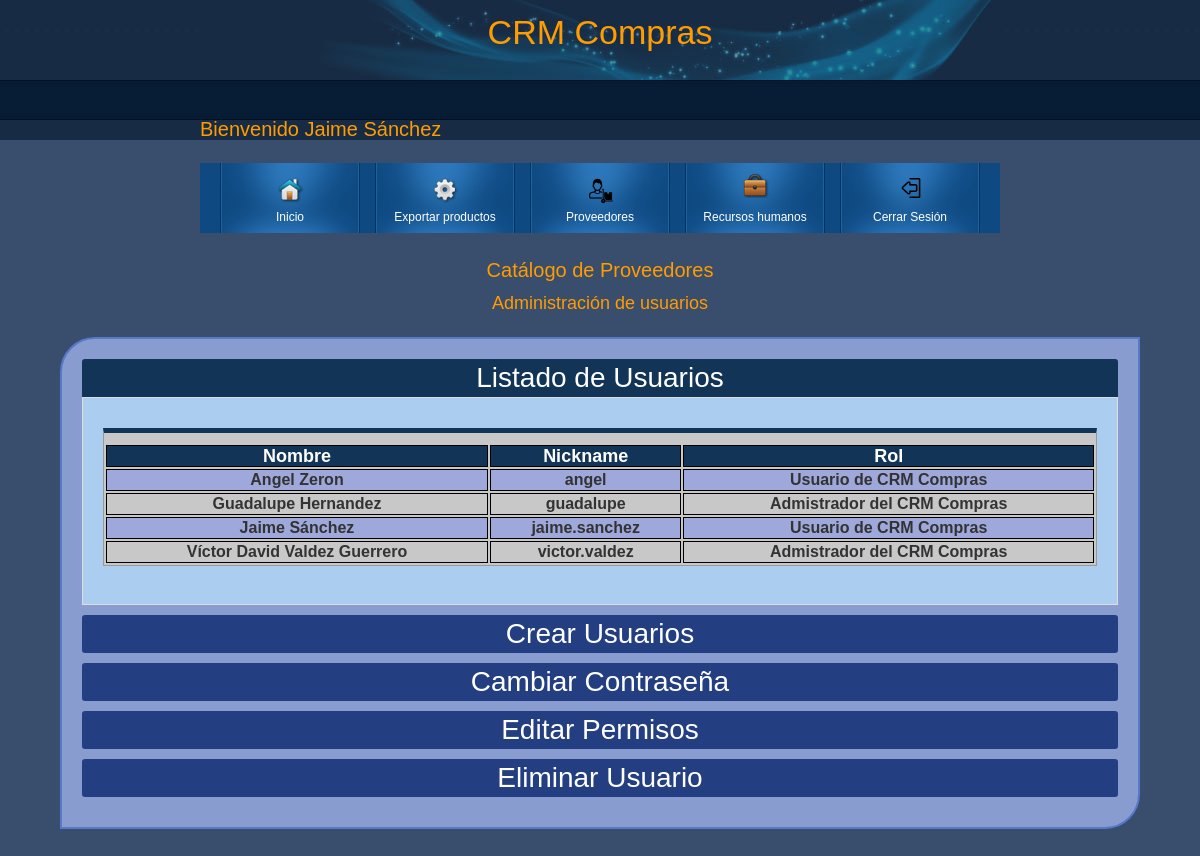
The page /CRMcompras/gestionUsuarios.php (signed in) on the database its author committed.
### tables this page shows
CREATE TABLE `usuarios` (
  `id` int(11) NOT NULL COMMENT 'Id de usuario',
  `username` varchar(20) NOT NULL COMMENT 'nick de usuario',
  `password` varchar(32) NOT NULL COMMENT 'contraseña',
  `nombre` varchar(50) NOT NULL COMMENT 'Nombre completo del usuario',
  `admin` tinyint(1) NOT NULL
);

### CRMcompras/gestionUsuarios.php (the view, shortened to what this page needs)
<?php
  include "cabecera.php";
?>
</head>
<body>
<?php
if ($_SESSION['nombre'])
{
?>
<center>
<h3>Cat&aacute;logo de Proveedores</h3>
<h4>Administración de usuarios </h4>
</center>
<div class="accordionWrapper">
 <div class="accordionItem open" id="ai0">
<h2 class="accordionItemHeading" onclick="toogleAc('ai0');">Listado de Usuarios</h2>
<div class="accordionItemContent">
 <form name="crearUsuarioForm" method="POST" action="save.php">
       <table class="tabla" width="100%" style="text-align: center; padding-top: 1%; border-top: 5px solid #123456; margin-top: 1%;">
              <tr>
                <th>Nombre</th>
                <th>Nickname</th>
                <th>Rol</th>
              </tr>
              <?php
                 $query="select nombre, username, admin from usuarios order by nombre";
                 $resultado=mysql_query($query);
                 while ($fila = mysql_fetch_assoc($resultado)) {
                  $rol="Usuario de CRM Compras";
                  if ($fila['admin']==1)
                  {
                   $rol="Admistrador del CRM Compras";
                  }
                  ?>
              <tr>
               <td><b><?= utf8_encode($fila['nombre']); ?></b></td>
                <td><b><?= $fila['username']; ?></b></td>
                <td><b><?= $rol; ?></b></td>
              </tr>
             <?php } ?>
      </table>
              <br>
 </form>
</div>
</div>
<div class="accordionItem close" id="ai1">
<h2 class="accordionItemHeading" onclick="toogleAc('ai1');">Crear Usuarios</h2>
</div>
  <div class="accordionItem close" id="ai2">
  <h2 class="accordionItemHeading" onclick="toogleAc('ai2');">Cambiar Contraseña</h2>
  </div>
<div class="accordionItem close" id="ai3">
<h2 class="accordionItemHeading" onclick="toogleAc('ai3');">Editar Permisos</h2>
</div>
<div class="accordionItem close" id="ai4">
<h2 class="accordionItemHeading" onclick="toogleAc('ai4');">Eliminar Usuario</h2>
</div>
    <div style="height: 10px"></div>
</div>
<br><br>
<br>
<?php
 }
 else {
header('Location: index.php');
exit;
 }
 ?>
</body>
</html>

### css/styles.css (style rules this page uses)
body { margin: 0; padding: 0; color: #999; font-family: Tahoma, Geneva, sans-serif; font-size: 12px; line-height: 1.5em; background-color: #394D6D; background-image: url(../images/body.jpg); background-position: top; background-repeat: repeat-x; }
h1, h2, h3, h4, h5, h6 { color: #ff9c00; font-weight: normal; }
h2 { font-size: 28px; margin: 0 0 20px; padding: 5px 0 }
h3 { font-size: 20px; margin: 0 0 15px; padding: 0; }
h4 { font-size: 18px; margin: 0 0 15px; padding: 0; }
form { margin: 0px; padding: 0px; }
.accordionWrapper { color: #ffffff; font-size: 18px; font-weight: 400; text-align: center; background: #889ccf; margin: 25px 5% 0 5%; overflow: hidden; padding: 20px; border-radius: 35px 0px 35px 0px; -moz-border-radius: 35px 0px 35px 0px; -webkit-border-radius: 35px 0px 35px 0px; border: 2px solid #5878ca; }
.accordionItem { float:left; display:block; width:100%; box-sizing: border-box; font-family:'Open-sans',Arial,sans-serif; }
.accordionItemHeading { cursor:pointer; margin:0px 0px 10px 0px; padding:10px; background-color:#243E82; color:#fff; width:100%; border-radius: 3px; box-sizing: border-box; }
.open .accordionItemContent { padding: 20px; color: #123456; background-color: #abcdef; border: 1px solid #ddd; width: 100%; margin: 0px 0px 10px 0px; display:block; -webkit-transform: scaleY(1); transform: scaleY(1); -webkit-transform-origin: top; transform-origin: top; transition: -webkit-transform 0.4s ease; transition: transform 0.4s ease; transition: transform 0.4s ease, -webkit-transform 0.4s ease; box-sizing: border-box; }
.open .accordionItemHeading { margin:0px; -webkit-border-top-left-radius: 3px; -webkit-border-top-right-radius: 3px; -moz-border-radius-topleft: 3px; -moz-border-radius-topright: 3px; border-top-left-radius: 3px; border-top-right-radius: 3px; -webkit-border-bottom-right-radius: 0px; -webkit-border-bottom-left-radius: 0px; -moz-border-radius-bottomright: 0px; -moz-border-radius-bottomleft: 0px; border-bottom-right-radius: 0px; border-bottom-left-radius: 0px; background: #123456; color: #ffffff; }

### CRMcompras/gestionUsuarios.php (style rules this page uses)
.tabla { width: 100%; border: 1px solid #999; color: #333; background-color: rgb(200, 200, 200); }
.tabla th, .tabla td { text-align: center; vertical-align: top; border: 1px solid #000; border-spacing: 0; }
.tabla td { font-size: medium; }
.tabla th { background-color: #123456; color: #fff !important; }
.tabla tr:nth-child(odd) { background-color: "PLATINO"; }
.tabla tr:nth-child(even) { background-color: #9FA8DA; }

### rows shown on the page
usuarios: nombre "Angel Zeron", username "angel", rol "Usuario de CRM Compras"
usuarios: nombre "Guadalupe Hernandez", username "guadalupe", admin "Admistrador del CRM Compras"
usuarios: nombre "Jaime Sánchez", username "jaime.sanchez", rol "Usuario de CRM Compras"
usuarios: nombre "Víctor David Valdez Guerrero", username "victor.valdez", admin "Admistrador del CRM Compras"

### other values the page prints
utf8_encode($_SESSION['nombre']) "Jaime Sánchez"
